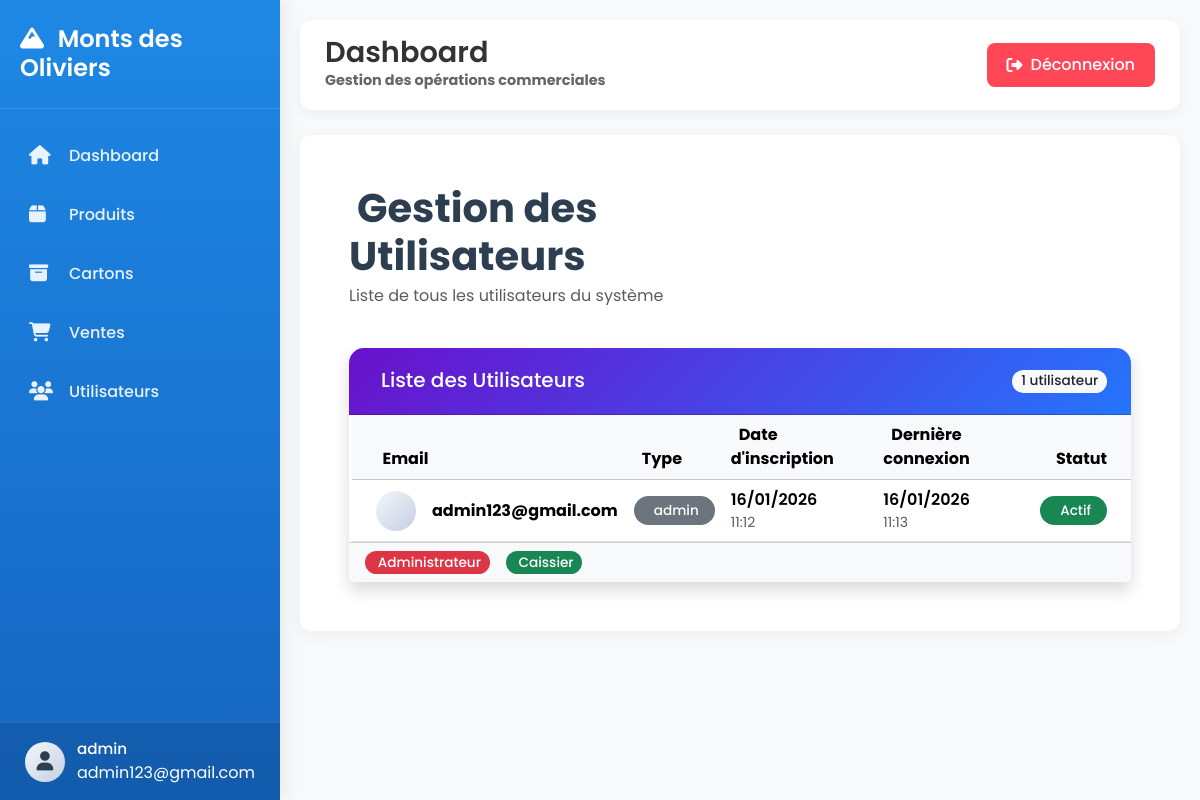
The app's page /utilisateurs/ (signed in), older data.
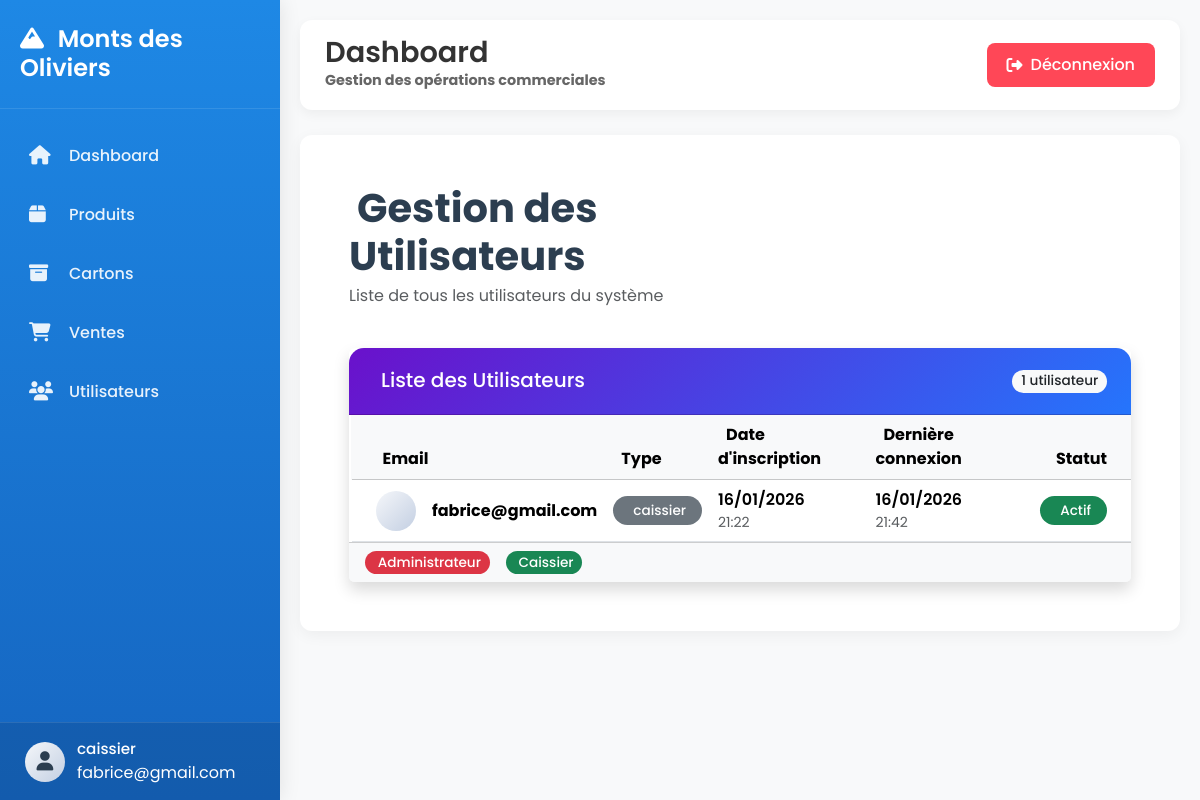
The same page, newer data.
### stock_produit/models/user.py (models this page shows, shortened)
class User(AbstractUser):
    USER_TYPE_CHOICES = [
        ('admin', 'Admin'),
        ('caissier', 'Caissier'),
    ]
    username = None
    email = models.EmailField(unique=True)
    user_type = models.CharField(max_length=10, choices=USER_TYPE_CHOICES)
    USERNAME_FIELD = 'email'
    REQUIRED_FIELDS = []

### stock_produit/views.py (the view)
# urls.py: path("utilisateurs/", views.user_list, name="users"),
@login_required
def user_list(request):
    users = User.objects.all().order_by("-date_joined")
    return render(request, "User/utilisateurs.html", {
        "users": users
    })

### stock_produit/templates/User/utilisateurs.html (shortened to what the changed rows need)
{% extends "Base/base.html" %}
{% block content %}
<div class="users-container">
    <div class="row mb-4">
        <div class="col-md-6">
            <h1 class="page-title">
                Gestion des Utilisateurs
            </h1>
        </div>
    </div>
    <div class="card shadow border-0">
        <div class="card-body p-0">
            <div class="table-responsive">
                <table class="table table-hover mb-0">
                    <thead class="table-light">
                        <tr>
                            <th class="ps-4">
                                Email
                            </th>
                            <th>
                                Type
                            </th>
                            <th>
                                Date d'inscription
                            </th>
                            <th>
                                Dernière connexion
                            </th>
                            <th class="text-end pe-4">Statut</th>
                        </tr>
                    </thead>
                    <tbody>
                        {% for u in users %}
                        <tr class="user-row align-middle">
                            <td class="ps-4">
                                <div class="d-flex align-items-center">
                                    <div class="user-avatar me-3">
                                    </div>
                                    <div>
                                        <strong>{{ u.email }}</strong>
                                        <br>
                                    </div>
                                </div>
                            </td>
                            <td>
                                {% with user_type=u.user_type %}
                                <span class="badge
                                    {% if user_type == 'ADMIN' %}bg-danger
                                    {% elif user_type == 'CAISSE' %}bg-success
                                    {% elif user_type == 'MANAGER' %}bg-primary
                                    {% else %}bg-secondary{% endif %} py-2 px-3">
                                    {{ user_type|default:"UTILISATEUR" }}
                                </span>
                                {% endwith %}
                            </td>
                            <td>
                                <div class="d-flex flex-column">
                                    <span class="fw-semibold">{{ u.date_joined|date:"d/m/Y" }}</span>
                                    <small class="text-muted">{{ u.date_joined|time:"H:i" }}</small>
                                </div>
                            </td>
                            <td>
                                {% if u.last_login %}
                                <div class="d-flex flex-column">
                                    <span class="fw-semibold">{{ u.last_login|date:"d/m/Y" }}</span>
                                    <small class="text-muted">{{ u.last_login|time:"H:i" }}</small>
                                </div>
                                {% else %}
                                <span class="text-muted fst-italic">Jamais connecté</span>
                                {% endif %}
                            </td>
                            <td class="text-end pe-4">
                                {% if u.is_active %}
                                <span class="badge bg-success py-2 px-3">
                                    Actif
                                </span>
                                {% else %}
                                <span class="badge bg-danger py-2 px-3">
                                    <i class="bi bi-x-circle me-1"></i>Inactif
                                </span>
                                {% endif %}
                            </td>
                        </tr>
                        {% endfor %}
                    </tbody>
                </table>
            </div>
        </div>
</div>
{% endblock %}

### stock_produit/templates/Base/base.html (shortened to what this page needs)
<!DOCTYPE html>
<html lang="fr">
<head>
    <link href="https://cdn.jsdelivr.net/npm/bootstrap@5.3.2/dist/css/bootstrap.min.css" rel="stylesheet">
    <link href="https://cdnjs.cloudflare.com/ajax/libs/font-awesome/6.5.1/css/all.min.css" rel="stylesheet">
</head>
<body>
    <div class="sidebar" id="sidebar">
        <div class="sidebar-header">
            <h3><i class="fas fa-mountain me-2"></i> Monts des Oliviers</h3>
        </div>
        <div class="sidebar-menu">
            <ul>
                <li>
                    <a href="{% url 'dashboard' %}" class="{% if request.path == '/dashboard/' %}active{% endif %}">
                        <i class="fas fa-home"></i>
                        <span>Dashboard</span>
                    </a>
                </li>
                <li>
                    <a href="{% url 'produits' %}" class="{% if 'produits' in request.path %}active{% endif %}">
                        <i class="fas fa-box"></i>
                        <span>Produits</span>
                    </a>
                </li>
                <li>
                    <a href="{% url 'cartons' %}" class="{% if 'cartons' in request.path %}active{% endif %}">
                        <i class="fas fa-archive"></i>
                        <span>Cartons</span>
                    </a>
                </li>
                <li>
                    <a href="{% url 'ventes' %}" class="{% if 'ventes' in request.path %}active{% endif %}">
                        <i class="fas fa-shopping-cart"></i>
                        <span>Ventes</span>
                    </a>
                </li>
                <li>
                    <a href="{% url 'users' %}" class="{% if 'users' in request.path %}active{% endif %}">
                        <i class="fas fa-users"></i>
                        <span>Utilisateurs</span>
                    </a>
                </li>
            </ul>
        </div>
        <div class="user-profile">
            <div class="user-info">
                <div class="user-avatar">
                    <i class="fas fa-user"></i>
                </div>
                <div>
                    {% if request.user.is_authenticated %}
                    <div class="user-name">{{ request.user.user_type }}</div>
                    <span>{{ request.user.email }}</span>
                    {% endif %}
                </div>
            </div>
        </div>
    </div>
    <div class="main-content" id="mainContent">
        <nav class="top-navbar">
            <div class="left-header">
                <div class="page-title">
                    <h1>{% block page_title %}Dashboard{% endblock %}</h1>
                    <p>{% block page_subtitle %}Gestion des opérations commerciales{% endblock %}</p>
                </div>
            </div>
            <div class="top-actions">
                <a href="{% url 'deconnexion' %}" class="logout-btn">
                    <i class="fas fa-sign-out-alt"></i>
                    Déconnexion
                </a>
            </div>
        </nav>
        <div class="content-card fade-in">
            {% block content %}{% endblock %}
        </div>
    </div>
</body>
</html>

Row changes from the older to the newer data that the page shows:
removed User: user.user_type "admin", user.email "admin123@gmail.com", email "admin123@gmail.com", user_type "admin", date_joined "16/01/2026", date_joined "11:12", last_login "16/01/2026", last_login "11:13", is_active "Actif"
added User: user.user_type "caissier", user.email "fabrice@gmail.com", email "fabrice@gmail.com", user_type "caissier", date_joined "16/01/2026", date_joined "21:22", last_login "16/01/2026", last_login "21:42", is_active "Actif"
